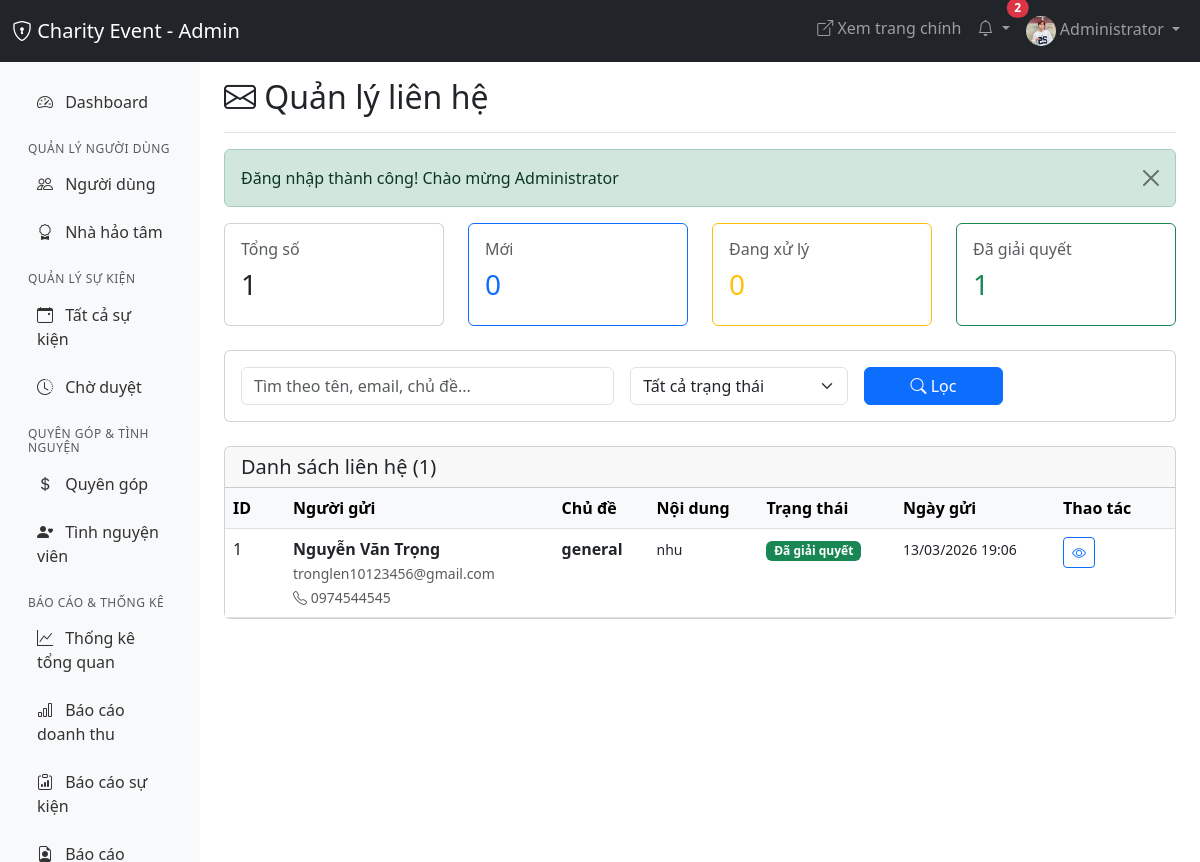
The app's page /admin/contacts/contacts.php (signed in) with its own data.
### tables this page shows
CREATE TABLE `contacts` (
  `id` int(11) NOT NULL,
  `user_id` int(11) DEFAULT NULL,
  `name` varchar(100) NOT NULL,
  `email` varchar(100) NOT NULL,
  `phone` varchar(20) DEFAULT NULL,
  `subject` varchar(255) NOT NULL,
  `message` text NOT NULL,
  `status` enum('new','processing','resolved','closed') DEFAULT 'new',
  `admin_notes` text DEFAULT NULL,
  `replied_at` timestamp NULL DEFAULT NULL,
  `created_at` timestamp NOT NULL DEFAULT current_timestamp()
);

### config/db.php (called while the page is built, shortened)
<?php
function formatDate($date, $format = 'd/m/Y') {
    return date($format, strtotime($date));
}
function truncate($text, $length = 100, $suffix = '...') {
    if (mb_strlen($text) <= $length) {
        return $text;
    }
    return mb_substr($text, 0, $length) . $suffix;
}
function getFlashMessage() {
    if (isset($_SESSION['flash_message'])) {
        $type = $_SESSION['flash_type'] ?? 'info';
        $message = $_SESSION['flash_message'];
        return ['type' => $type, 'message' => $message];
    }
    return null;
}
?>

### admin/contacts/contacts.php (the view, shortened to what this page needs)
<?php
require_once '../../config/db.php';
$pageTitle = 'Quản lý liên hệ';
$page = isset($_GET['page']) ? (int)$_GET['page'] : 1;
$perPage = 20;
$offset = ($page - 1) * $perPage;
$search = $_GET['search'] ?? '';
$where = ['1=1'];
$params = [];
$whereClause = implode(' AND ', $where);
$countQuery = "SELECT COUNT(*) FROM contacts WHERE $whereClause";
$stmt = $pdo->prepare($countQuery);
$stmt->execute($params);
$totalContacts = $stmt->fetchColumn();
$query = "SELECT * FROM contacts
          WHERE $whereClause
          ORDER BY created_at DESC
          LIMIT $perPage OFFSET $offset";
$stmt = $pdo->prepare($query);
$stmt->execute($params);
$contacts = $stmt->fetchAll();
$stats = [
    'total' => $pdo->query("SELECT COUNT(*) FROM contacts")->fetchColumn(),
    'new' => $pdo->query("SELECT COUNT(*) FROM contacts WHERE status = 'new'")->fetchColumn(),
    'processing' => $pdo->query("SELECT COUNT(*) FROM contacts WHERE status = 'processing'")->fetchColumn(),
    'resolved' => $pdo->query("SELECT COUNT(*) FROM contacts WHERE status = 'resolved'")->fetchColumn(),
];
?>
<!DOCTYPE html>
<html lang="vi">
<head>
    <link href="https://cdn.jsdelivr.net/npm/bootstrap@5.3.0/dist/css/bootstrap.min.css" rel="stylesheet">
    <link rel="stylesheet" href="https://cdn.jsdelivr.net/npm/bootstrap-icons@1.11.0/font/bootstrap-icons.css">
</head>
<body>
    <?php include '../includes/admin_navbar.php'; ?>
    <div class="container-fluid">
        <div class="row">
            <?php include '../includes/admin_sidebar.php'; ?>
            <main class="col-md-9 ms-sm-auto col-lg-10 px-md-4">
                <div class="d-flex justify-content-between flex-wrap flex-md-nowrap align-items-center pt-3 pb-2 mb-3 border-bottom">
                    <h1 class="h2"><i class="bi bi-envelope"></i> <?= $pageTitle ?></h1>
                </div>
                <?php
                $flash = getFlashMessage();
                if ($flash):
                ?>
                <div class="alert alert-<?= $flash['type'] ?> alert-dismissible fade show" role="alert">
                    <?= $flash['message'] ?>
                    <button type="button" class="btn-close" data-bs-dismiss="alert"></button>
                </div>
                <?php endif; ?>
                <div class="row mb-4">
                    <div class="col-md-3">
                        <div class="card">
                            <div class="card-body">
                                <h6 class="text-muted">Tổng số</h6>
                                <h3><?= number_format($stats['total']) ?></h3>
                            </div>
                        </div>
                    </div>
                    <div class="col-md-3">
                        <div class="card border-primary">
                            <div class="card-body">
                                <h6 class="text-muted">Mới</h6>
                                <h3 class="text-primary"><?= number_format($stats['new']) ?></h3>
                            </div>
                        </div>
                    </div>
                    <div class="col-md-3">
                        <div class="card border-warning">
                            <div class="card-body">
                                <h6 class="text-muted">Đang xử lý</h6>
                                <h3 class="text-warning"><?= number_format($stats['processing']) ?></h3>
                            </div>
                        </div>
                    </div>
                    <div class="col-md-3">
                        <div class="card border-success">
                            <div class="card-body">
                                <h6 class="text-muted">Đã giải quyết</h6>
                                <h3 class="text-success"><?= number_format($stats['resolved']) ?></h3>
                            </div>
                        </div>
                    </div>
                </div>
                <div class="card mb-4">
                    <div class="card-body">
                        <form method="GET" class="row g-3">
                            <div class="col-md-5">
                                <input type="text" class="form-control" name="search"
                                       placeholder="Tìm theo tên, email, chủ đề..."
                                       value="<?= htmlspecialchars($search) ?>">
                            </div>
                            <div class="col-md-3">
                                <select class="form-select" name="status">
                                    <option value="">Tất cả trạng thái</option>
                                </select>
                            </div>
                            <div class="col-md-2">
                                <button type="submit" class="btn btn-primary w-100">
                                    <i class="bi bi-search"></i> Lọc
                                </button>
                            </div>
                        </form>
                    </div>
                </div>
                <div class="card">
                    <div class="card-header">
                        <h5 class="mb-0">Danh sách liên hệ (<?= number_format($totalContacts) ?>)</h5>
                    </div>
                    <div class="card-body p-0">
                        <div class="table-responsive">
                            <table class="table table-hover mb-0">
                                <thead class="table-light">
                                    <tr>
                                        <th style="width: 60px;">ID</th>
                                        <th>Người gửi</th>
                                        <th>Chủ đề</th>
                                        <th>Nội dung</th>
                                        <th>Trạng thái</th>
                                        <th>Ngày gửi</th>
                                        <th style="width: 120px;">Thao tác</th>
                                    </tr>
                                </thead>
                                <tbody>
                                    <?php if (count($contacts) > 0): ?>
                                        <?php foreach ($contacts as $contact): ?>
                                        <tr class="<?= $contact['status'] === 'new' ? 'table-primary' : '' ?>">
                                            <td>
                                                <?= $contact['id'] ?>
                                            </td>
                                            <td>
                                                <div>
                                                    <strong><?= htmlspecialchars($contact['name']) ?></strong>
                                                    <br><small class="text-muted"><?= htmlspecialchars($contact['email']) ?></small>
                                                    <?php if ($contact['phone']): ?>
                                                    <br><small class="text-muted"><i class="bi bi-telephone"></i> <?= htmlspecialchars($contact['phone']) ?></small>
                                                    <?php endif; ?>
                                                </div>
                                            </td>
                                            <td>
                                                <strong><?= htmlspecialchars($contact['subject']) ?></strong>
                                            </td>
                                            <td>
                                                <small><?= htmlspecialchars(truncate($contact['message'], 100)) ?></small>
                                            </td>
                                            <td>
                                                <?php
                                                $statusColors = [
                                                    'new' => 'primary',
                                                    'processing' => 'warning',
                                                    'resolved' => 'success',
                                                    'closed' => 'secondary'
                                                ];
                                                $statusLabels = [
                                                    'new' => 'Mới',
                                                    'processing' => 'Đang xử lý',
                                                    'resolved' => 'Đã giải quyết',
                                                    'closed' => 'Đã đóng'
                                                ];
                                                ?>
                                                <span class="badge bg-<?= $statusColors[$contact['status']] ?>">
                                                    <?= $statusLabels[$contact['status']] ?>
                                                </span>
                                            </td>
                                            <td>
                                                <small><?= formatDate($contact['created_at'], 'd/m/Y H:i') ?></small>
                                            </td>
                                            <td>
                                                <div class="btn-group btn-group-sm">
                                                    <button class="btn btn-outline-primary"
                                                            data-bs-toggle="modal"
                                                            data-bs-target="#contactModal<?= $contact['id'] ?>"
                                                            title="Xem chi tiết">
                                                        <i class="bi bi-eye"></i>
                                                    </button>
                                                </div>
                                            </td>
                                        </tr>
                                        <?php endforeach; ?>
                                    <?php endif; ?>
                                </tbody>
                            </table>
                        </div>
                    </div>
                </div>
            </main>
        </div>
    </div>
</body>
</html>

### records on screen
contacts: id "1", name "Nguyễn Văn Trọng", email "tronglen10123456@gmail.com", phone "0974544545", subject "general", message "nhu", status "Đã giải quyết", created_at "13/03/2026 19:06"

### other values on screen
SITE_NAME "Charity Event"
$unreadCount "2"
$_SESSION['fullname'] "Administrator"
$pageTitle "Quản lý liên hệ"
$flash['message'] "Đăng nhập thành công! Chào mừng Administrator"
$stats['total'] "1"
$stats['new'] "0"
$stats['processing'] "0"
$stats['resolved'] "1"
$totalContacts "1"
